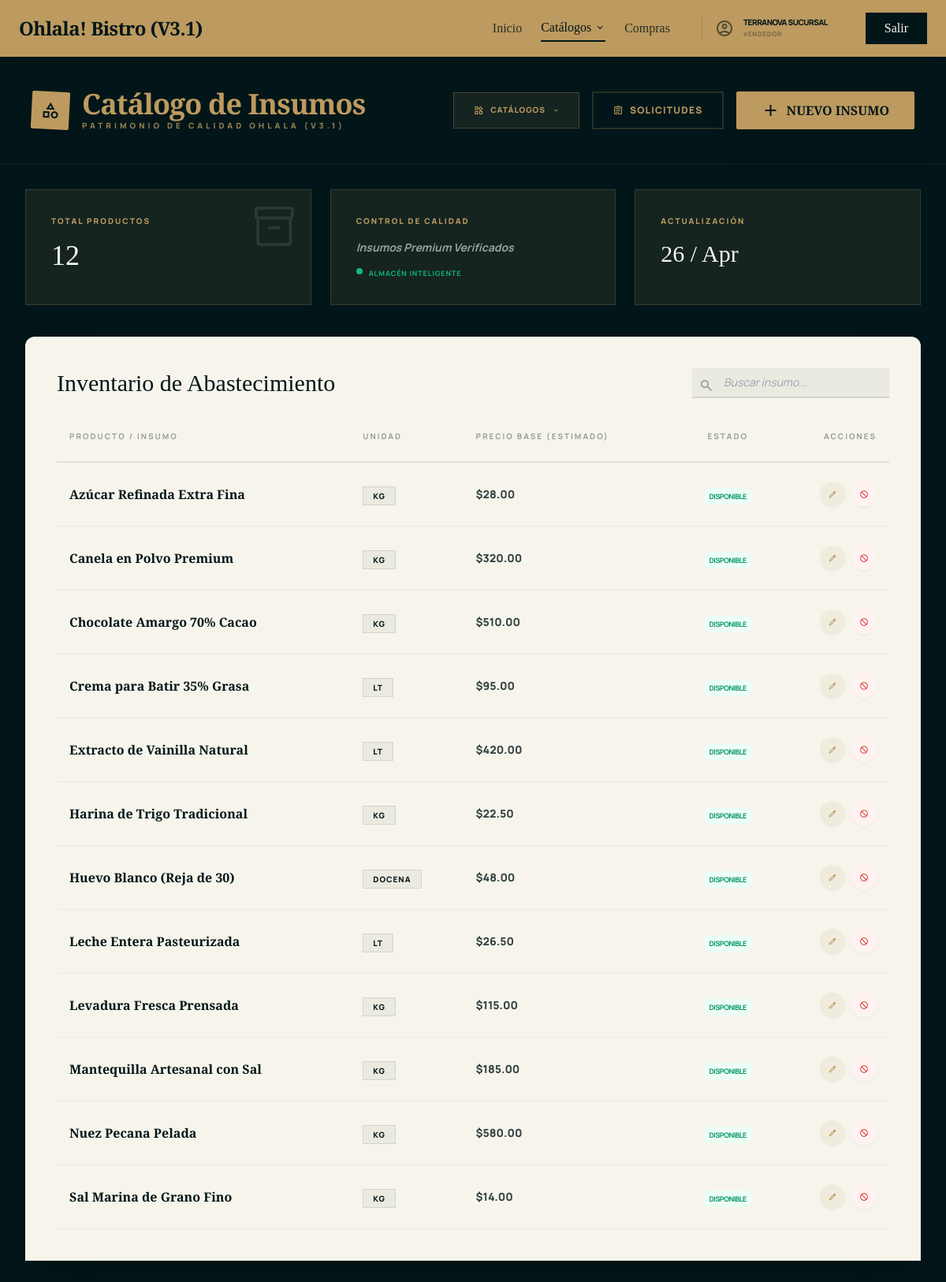
/modules/purchasing/ui/items.php (signed in), run on the app's committed database.
### tables this page shows
CREATE TABLE `pur_catalog_items` (
  `id` int(11) NOT NULL AUTO_INCREMENT,
  `name` varchar(255) NOT NULL,
  `unit` varchar(50) NOT NULL,
  `base_price` decimal(15,2) DEFAULT 0.00,
  `status` enum('active','inactive') DEFAULT 'active',
  `created_at` datetime DEFAULT current_timestamp(),
  PRIMARY KEY (`id`)
);

### modules/purchasing/ui/items.php (the view, shortened to what this page needs)
<!DOCTYPE html>
<html lang="es">
<head>
    <script src="https://cdn.tailwindcss.com"></script>
</head>
<body class="min-h-screen pb-20 md:pb-0 scroll-smooth custom-scrollbar">
    <header class="flex justify-between items-center w-full px-6 py-4 z-50 bg-[#BD9A5F] top-0 shadow-lg shadow-[#021619]/20 sticky">
        <div class="flex items-center gap-4">
            <h1 class="text-2xl font-headline font-bold text-[#021619] tracking-tight">Ohlala! Bistro (V3.1)</h1>
        </div>
        <div class="hidden md:flex gap-8 items-center">
            <nav class="flex gap-6 items-center text-[#021619]">
                <a class="font-headline opacity-80 hover:opacity-100" href="../../../dashboard.php">Inicio</a>
                <div class="relative group">
                    <button class="font-headline border-b-2 border-[#021619] flex items-center gap-1 py-1">
                        Catálogos <span class="material-symbols-outlined text-sm">expand_more</span>
                    </button>
                </div>
                <a class="font-headline opacity-80 hover:opacity-100" href="list_requests.php">Compras</a>
            </nav>
            <div class="flex items-center gap-3 px-4 py-1 border-l border-[#021619]/10 ml-2">
                <span class="material-symbols-outlined text-[#021619]/60 font-variation-settings-fill-1">account_circle</span>
                <div class="flex flex-col text-left">
                    <span class="text-[10px] font-black text-[#021619] leading-none uppercase tracking-tighter"><?php echo htmlspecialchars($_SESSION['usuario_nombre']); ?></span>
                    <span class="text-[8px] font-bold text-[#021619]/40 uppercase tracking-widest mt-1"><?php echo htmlspecialchars($_SESSION['usuario_rol']); ?></span>
                </div>
            </div>
            <button onclick="location.href='../../../logout.php'" class="bg-[#021619] text-[#F7F5EB] px-6 py-2 font-headline font-medium hover:bg-[#021619]/90 active:scale-95 transition-all">
                Salir
            </button>
        </div>
    </header>
    <header class="p-6 md:p-10 flex flex-col md:flex-row justify-between items-start md:items-center gap-6 border-b border-white/5 bg-[#021619]">
        <div class="flex items-center gap-4">
            <div class="w-12 h-12 bg-[#BD9A5F] rounded-sm flex items-center justify-center shadow-lg transform rotate-3">
                <span class="material-symbols-outlined text-[#021619] text-2xl">category</span>
            </div>
            <div>
                <h1 class="text-3xl md:text-4xl font-headline font-bold text-[#BD9A5F] tracking-tight">Catálogo de Insumos</h1>
                <p class="text-[10px] font-black text-[#BD9A5F] uppercase tracking-[0.4em] opacity-80">Patrimonio de Calidad Ohlala (V3.1)</p>
            </div>
        </div>
        <div class="flex items-center gap-4">
            <div class="relative group">
                <button class="px-6 py-3 bg-[#BD9A5F]/10 border border-[#BD9A5F]/30 text-[#BD9A5F] text-[10px] font-black uppercase tracking-widest hover:bg-[#BD9A5F] hover:text-background transition-all flex items-center gap-2">
                    <span class="material-symbols-outlined text-sm">widgets</span> Catálogos <span class="material-symbols-outlined text-[10px]">expand_more</span>
                </button>
            </div>
            <a href="list_requests.php" class="px-6 py-3 border-2 border-[#BD9A5F]/20 text-[#BD9A5F] text-xs font-black uppercase tracking-widest hover:bg-[#BD9A5F]/5 transition-all flex items-center gap-2">
                <span class="material-symbols-outlined text-sm">assignment</span> Solicitudes
            </a>
            <button onclick="openItemModal()" class="bg-[#BD9A5F] text-[#021619] px-8 py-3 font-headline font-bold shadow-2xl hover:translate-y-[-2px] transition-all flex items-center gap-2 rounded-sm active:scale-95 group">
                <span class="material-symbols-outlined group-hover:rotate-90 transition-transform">add</span> NUEVO INSUMO
            </button>
        </div>
    </header>
    <main class="max-w-[1400px] mx-auto p-6 md:p-8">
        <div class="grid grid-cols-1 md:grid-cols-3 gap-6 mb-10">
            <div class="bg-[#BD9A5F]/10 p-8 border border-[#BD9A5F]/20 relative group overflow-hidden">
                <div class="absolute top-0 right-0 p-4 opacity-10 group-hover:scale-110 transition-transform">
                    <span class="material-symbols-outlined text-6xl">inventory_2</span>
                </div>
                <p class="text-[10px] font-black text-[#BD9A5F] uppercase tracking-[0.2em] mb-4">Total Productos</p>
                <?php
                    $resCount = mysqli_query($conexion, "SELECT COUNT(*) as total FROM pur_catalog_items WHERE status = 'active'");
                    $totalItems = mysqli_fetch_assoc($resCount)['total'] ?? 0;
                ?>
                <p class="text-4xl font-headline text-[#F7F5EB]"><?php echo str_pad($totalItems, 2, '0', STR_PAD_LEFT); ?></p>
            </div>
            <div class="bg-[#BD9A5F]/10 p-8 border border-[#BD9A5F]/20 relative group">
                <p class="text-[10px] font-black text-[#BD9A5F] uppercase tracking-[0.2em] mb-4">Control de Calidad</p>
                <p class="text-sm font-bold text-[#F7F5EB]/60 italic">Insumos Premium Verificados</p>
                <div class="mt-4 flex gap-2">
                    <span class="w-2 h-2 rounded-full bg-emerald-500 animate-pulse"></span>
                    <span class="text-[9px] font-bold text-emerald-500 uppercase tracking-widest">Almacén Inteligente</span>
                </div>
            </div>
            <div class="bg-[#BD9A5F]/10 p-8 border border-[#BD9A5F]/20 relative group">
                <p class="text-[10px] font-black text-[#BD9A5F] uppercase tracking-[0.2em] mb-4">Actualización</p>
                <p class="text-3xl font-headline text-[#F7F5EB]"><?php echo date('d / M'); ?></p>
            </div>
        </div>
        <section class="bg-[#F7F5EB] text-[#021619] p-10 shadow-2xl relative rounded-t-xl overflow-hidden">
            <div class="absolute bottom-[-10px] left-0 w-full h-4 bg-[#F7F5EB] torn-edge transform z-10"></div>
            <div class="flex justify-between items-center mb-10">
                <h2 class="font-headline text-3xl">Inventario de Abastecimiento</h2>
                <div class="relative">
                    <input type="text" id="itemSearch" placeholder="Buscar insumo..." class="bg-[#021619]/5 border-b-2 border-[#021619]/10 px-10 py-2 outline-none focus:border-[#BD9A5F] transition-all text-sm font-body italic"/>
                    <span class="material-symbols-outlined absolute left-2 top-2 text-[#021619]/40 text-xl">search</span>
                </div>
            </div>
            <div class="overflow-x-auto">
                <table class="w-full text-left border-collapse">
                    <thead>
                        <tr class="border-b-2 border-[#021619]/10 text-[10px] uppercase tracking-[0.2em] font-black text-[#021619]/40">
                            <th class="pb-6 px-4">Producto / Insumo</th>
                            <th class="pb-6 px-4">Unidad</th>
                            <th class="pb-6 px-4">Precio Base (Estimado)</th>
                            <th class="pb-6 px-4 text-center">Estado</th>
                            <th class="pb-6 px-4 text-right">Acciones</th>
                        </tr>
                    </thead>
                    <tbody class="font-body">
                        <?php
                        $resItems = mysqli_query($conexion, "SELECT * FROM pur_catalog_items WHERE status = 'active' ORDER BY name ASC");
                        ?>
                        <?php while($row = mysqli_fetch_assoc($resItems)): ?>
                        <tr class="hover:bg-[#021619]/5 transition-colors group">
                            <td class="py-6 px-4 border-b border-[#021619]/5 font-headline font-bold text-[#021619]"><?php echo htmlspecialchars($row['name']); ?></td>
                            <td class="py-6 px-4 border-b border-[#021619]/5">
                                <span class="px-3 py-1 bg-[#021619]/5 text-[10px] font-black uppercase tracking-widest border border-[#021619]/10"><?php echo htmlspecialchars($row['unit']); ?></span>
                            </td>
                            <td class="py-6 px-4 border-b border-[#021619]/5 font-body font-black text-sm text-[#021619]/80">$<?php echo number_format($row['base_price'], 2); ?></td>
                            <td class="py-6 px-4 border-b border-[#021619]/5 text-center">
                                <span class="text-[9px] font-bold text-emerald-600 bg-emerald-50 px-2 py-1 rounded-full uppercase tracking-tighter">Disponible</span>
                            </td>
                            <td class="py-6 px-4 border-b border-[#021619]/5 text-right">
                                <div class="flex justify-end gap-2">
                                    <button onclick="editItem(<?php echo $row['id']; ?>)" class="w-8 h-8 rounded-full bg-[#BD9A5F]/10 text-[#BD9A5F] flex items-center justify-center hover:bg-[#BD9A5F] hover:text-white transition-all shadow-sm" title="Editar">
                                        <span class="material-symbols-outlined text-xs">edit</span>
                                    </button>
                                    <button onclick="deleteItem(<?php echo $row['id']; ?>)" class="w-8 h-8 rounded-full bg-red-50 text-red-600 flex items-center justify-center hover:bg-red-600 hover:text-white transition-all shadow-sm" title="Desactivar">
                                        <span class="material-symbols-outlined text-xs">block</span>
                                    </button>
                                </div>
                            </td>
                        </tr>
                        <?php endwhile; ?>
                    </tbody>
                </table>
            </div>
        </section>
    </main>
</body>
</html>

### modules/purchasing/ui/items.php (style rules this page uses)
:root { --primary-ink: #021619; --artisanal-gold: #BD9A5F; --paper-cream: #F7F5EB; }
body { font-family: 'Manrope', sans-serif; background-color: var(--primary-ink); color: var(--paper-cream); }
.font-headline { font-family: 'Playfair Display', serif; }

### data on the page
pur_catalog_items: name "Azúcar Refinada Extra Fina", unit "KG", base_price "28.00"
pur_catalog_items: name "Canela en Polvo Premium", unit "KG", base_price "320.00"
pur_catalog_items: name "Chocolate Amargo 70% Cacao", unit "KG", base_price "510.00"
pur_catalog_items: name "Crema para Batir 35% Grasa", unit "LT", base_price "95.00"
pur_catalog_items: name "Extracto de Vainilla Natural", unit "LT", base_price "420.00"
pur_catalog_items: name "Harina de Trigo Tradicional", unit "KG", base_price "22.50"
pur_catalog_items: name "Huevo Blanco (Reja de 30)", unit "DOCENA", base_price "48.00"
pur_catalog_items: name "Leche Entera Pasteurizada", unit "LT", base_price "26.50"
pur_catalog_items: name "Levadura Fresca Prensada", unit "KG", base_price "115.00"
pur_catalog_items: name "Mantequilla Artesanal con Sal", unit "KG", base_price "185.00"
pur_catalog_items: name "Nuez Pecana Pelada", unit "KG", base_price "580.00"
pur_catalog_items: name "Sal Marina de Grano Fino", unit "KG", base_price "14.00"

### other printed values
$_SESSION['usuario_nombre'] "TERRANOVA SUCURSAL"
$_SESSION['usuario_rol'] "VENDEDOR"
str_pad($totalItems, 2, '0', STR_PAD_LEFT) "12"
